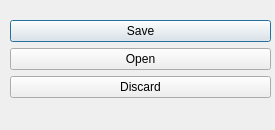
<?xml version="1.0" encoding="UTF-8"?>
<ui version="4.0">
 <class>Dialog</class>
 <widget class="QDialog" name="Dialog">
  <property name="windowModality">
   <enum>Qt::ApplicationModal</enum>
  </property>
  <property name="geometry">
   <rect>
    <x>0</x>
    <y>0</y>
    <width>275</width>
    <height>130</height>
   </rect>
  </property>
  <property name="windowTitle">
   <string>Opciones de los Filtros</string>
  </property>
  <property name="windowIcon">
   <iconset>
    <normaloff>icon.png</normaloff>icon.png</iconset>
  </property>
  <property name="modal">
   <bool>true</bool>
  </property>
  <widget class="QDialogButtonBox" name="buttonBox">
   <property name="geometry">
    <rect>
     <x>10</x>
     <y>20</y>
     <width>261</width>
     <height>101</height>
    </rect>
   </property>
   <property name="orientation">
    <enum>Qt::Vertical</enum>
   </property>
   <property name="standardButtons">
    <set>QDialogButtonBox::Discard|QDialogButtonBox::Open|QDialogButtonBox::Save</set>
   </property>
  </widget>
 </widget>
 <resources/>
 <connections/>
</ui>
